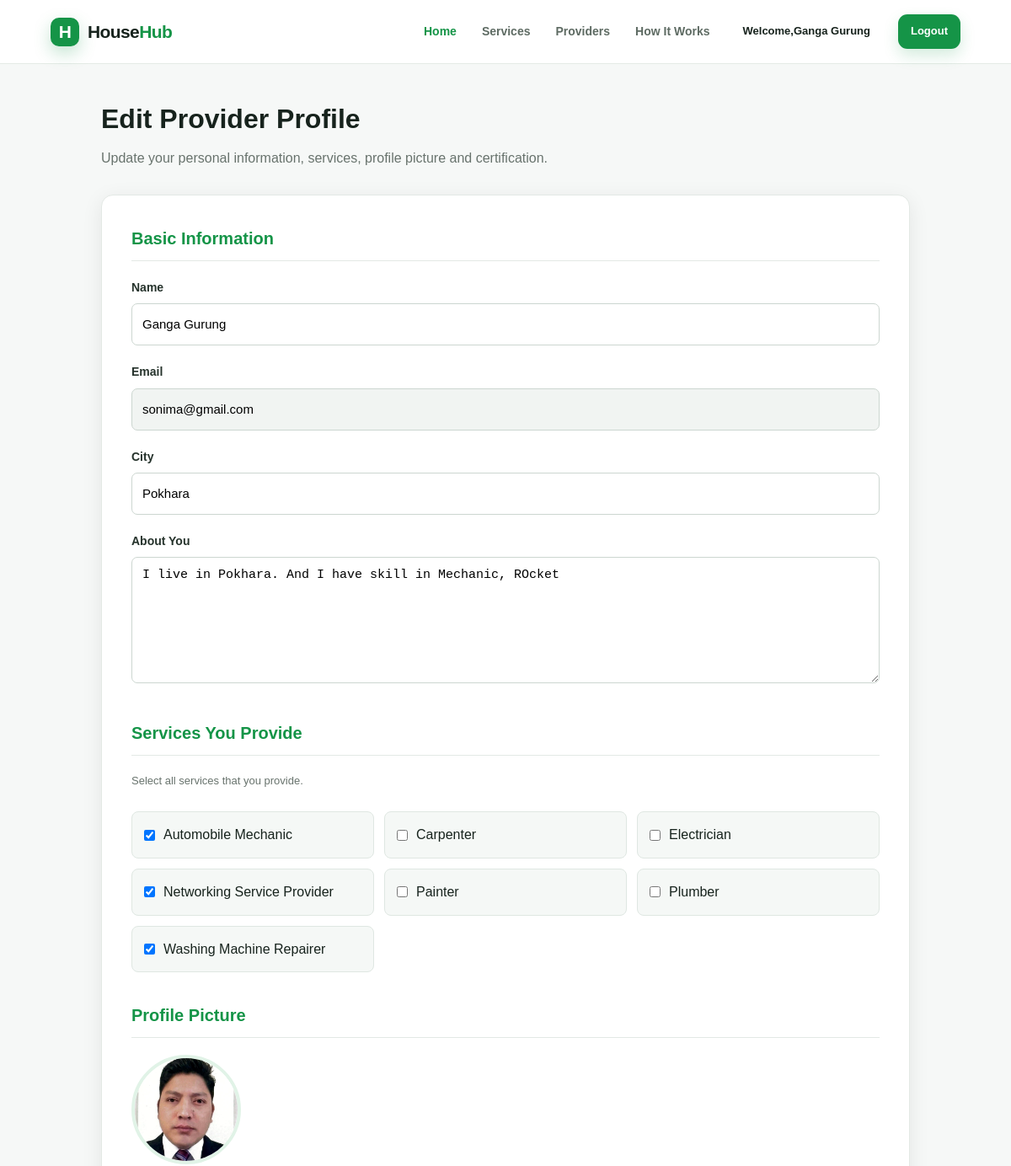
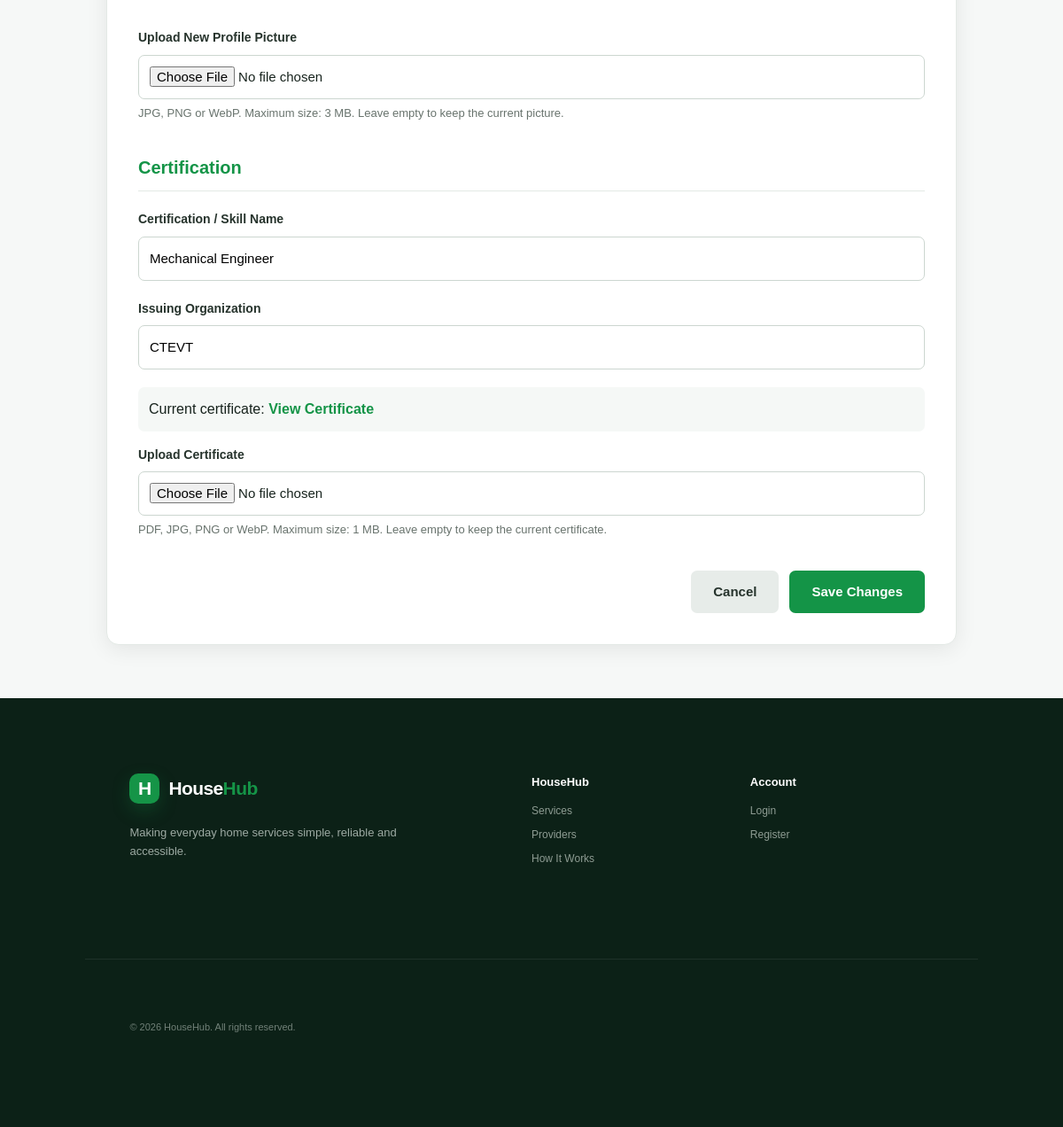
The app's page /provider-edit-profile.php (signed in) with its own data (2 pictures, top to bottom).
### tables this page shows
CREATE TABLE `provider_profile` (
  `id` int(11) NOT NULL,
  `provider_id` int(11) NOT NULL,
  `certification_name` varchar(500) NOT NULL,
  `certificate_file` varchar(1000) NOT NULL,
  `issuing_organization` varchar(500) NOT NULL,
  `profile-img` varchar(225) NOT NULL,
  `about` text NOT NULL
);

CREATE TABLE `user` (
  `id` int(11) NOT NULL,
  `name` varchar(500) NOT NULL,
  `email` varchar(100) NOT NULL,
  `password` varchar(225) NOT NULL,
  `country` varchar(100) NOT NULL,
  `gender` varchar(20) NOT NULL,
  `role` varchar(500) NOT NULL,
  `city` varchar(500) NOT NULL
);

CREATE TABLE `service_type` (
  `id` int(11) NOT NULL,
  `service_name` varchar(1000) NOT NULL
);

### provider-edit-profile.php (called while the page is built)
<?php
require __DIR__ . '/app/views/home/provider-edit-profile.php';
?>

### app/views/home/provider-edit-profile.php (the view, shortened to what this page needs)
<?php
require_once "connection.php";
$provider_id = (int) $_SESSION['user_id'];
$sql = "
    SELECT
        u.id,
        u.name,
        u.email,
        u.city,
        pp.id AS profile_id,
        pp.certification_name,
        pp.issuing_organization,
        pp.certificate_file,
        pp.`profile-img`,
        pp.about
    FROM `user` u
    LEFT JOIN provider_profile pp
        ON u.id = pp.provider_id
    WHERE u.id = ?
    AND u.role = 'provider'
    LIMIT 1
";
$stmt = mysqli_prepare($conn, $sql);
mysqli_stmt_bind_param(
    $stmt,
    "i",
    $provider_id
);
mysqli_stmt_execute($stmt);
$result = mysqli_stmt_get_result($stmt);
$provider = mysqli_fetch_assoc($result);
$selected_services = [];
$sql = "
    SELECT service_type_id
    FROM provider_services
    WHERE provider_id = ?
";
$stmt = mysqli_prepare($conn, $sql);
mysqli_stmt_bind_param(
    $stmt,
    "i",
    $provider_id
);
mysqli_stmt_execute($stmt);
$result = mysqli_stmt_get_result($stmt);
while ($row = mysqli_fetch_assoc($result)) {
    $selected_services[] =
        (int) $row['service_type_id'];
}
$sql = "
    SELECT
        id,
        service_name
    FROM service_type
    ORDER BY service_name ASC
";
$service_result = mysqli_query(
    $conn,
    $sql
);
?>
<main>
<div class="profile-container">
    <div class="profile-header">
        <h1>Edit Provider Profile</h1>
        <p>
            Update your personal information,
            services, profile picture and certification.
        </p>
    </div>
    <form action="UpdateController.php" method="POST" enctype="multipart/form-data" class="profile-form">
        <div class="form-section">
            <h2>Basic Information</h2>
            <div class="form-group">
                <label for="name"> Name</label>
                <input type="text" id="name" name="name" value="<?= htmlspecialchars($provider['name']) ?>"required>
            </div>
            <div class="form-group">
                <label for="email">Email</label>
                <input type="email" id="email" value="<?= htmlspecialchars($provider['email']) ?>" class="readonly" readonly>
            </div>
            <div class="form-group">
                <label for="city"> City</label>
                <input type="text" id="city" name="city" value="<?= htmlspecialchars($provider['city']) ?>">
            </div>
            <div class="form-group">
                <label for="about">About You</label>
                <textarea id="about" name="about" placeholder="Write about your experience, skills and services..."><?= htmlspecialchars($provider['about'] ?? '') ?></textarea>
            </div>
        </div>
        <div class="form-section">
            <h2>Services You Provide</h2>
            <p class="help-text"> Select all services that you provide.</p>
            <br>
            <div class="service-grid">
                <?php while ($service = mysqli_fetch_assoc($service_result)): ?>
                    <?php
                    $service_id = (int) $service['id'];
                    $checked = in_array($service_id, $selected_services,true);
                    ?>
                    <label class="service-option">
                        <input type="checkbox" name="service_types[]" value="<?= $service_id ?>"
                        <?= $checked ? 'checked' : '' ?>>
                        <span> <?= htmlspecialchars($service['service_name']) ?>
                        </span>
                    </label>
                <?php endwhile; ?>
            </div>
        </div>
        <div class="form-section">
            <h2>Profile Picture</h2>
            <?php if (!empty($provider['profile-img'])): ?>
                <div class="profile-preview">
                    <img src="uploads/providers/profile/<?= htmlspecialchars($provider['profile-img']) ?>" alt="Profile Picture">
                </div>
                <br>
            <?php endif; ?>
            <div class="form-group">
                <label for="profile_image">Upload New Profile Picture</label>
                <input type="file" id="profile_image" name="profile_image" accept="image/jpeg,image/png,image/webp">
                <p class="help-text">JPG, PNG or WebP. Maximum size: 3 MB. Leave empty to keep the current picture.</p>
            </div>
        </div>
        <div class="form-section">
            <h2>Certification</h2>
            <div class="form-group">
                <label for="certificate_name">Certification / Skill Name</label>
                <input type="text" id="certificate_name" name="certificate_name" value="<?= htmlspecialchars($provider['certification_name'] ?? '') ?>" placeholder="e.g. Electrical Training Certificate">
            </div>
            <div class="form-group">
                <label for="issuing_organization">Issuing Organization</label>
                <input type="text" id="issuing_organization" name="issuing_organization" value="<?= htmlspecialchars($provider['issuing_organization'] ?? '') ?>" placeholder="e.g. CTEVT">
            </div>
            <?php if (!empty($provider['certificate_file'])): ?>
                <div class="current-file">
                    Current certificate:
                    <a href="uploads/providers/certificates/<?= htmlspecialchars($provider['certificate_file']) ?>" target="_blank">View Certificate</a>
                </div>
            <?php endif; ?>
            <div class="form-group">
                <label for="certificate_file">Upload Certificate</label>
                <input type="file" id="certificate_file" name="certificate_file" accept=".pdf,image/jpeg,image/png,image/webp">
                <p class="help-text">PDF, JPG, PNG or WebP. Maximum size: 1 MB. Leave empty to keep the current certificate.</p>
            </div>
        </div>
        <div class="submit-area">
            <a href="dashboard-provider.php" class="cancel-btn">Cancel</a>
            <button type="submit" name="update_profile" class="save-btn">Save Changes</button>
        </div>
    </form>
</div>
</main>
<?php
require __DIR__ . '/../layouts/main.php';
?>

### public/assets/css/home.css (style rules this page uses)
* { margin: 0; padding: 0; box-sizing: border-box; }
:root { --green: #159447; --green-dark: #0d7135; --green-soft: #eaf8ef; --ink: #17231c; --muted: #65736b; --line: #e4ebe6; --white: #fff; --cream: #f8fbf9; --shadow: 0 18px 50px rgba(17, 54, 31, .10); }
html { scroll-behavior: smooth; }
body { font-family: Inter, ui-sans-serif, system-ui, -apple-system, BlinkMacSystemFont, "Segoe UI", sans-serif; color: var(--ink); background: var(--white); line-height: 1.6; }
a { color: inherit; text-decoration: none; }
button, input, select { font: inherit; }
.service-grid { display:grid; grid-template-columns:repeat(3,1fr); gap:16px; }
body { font-family: Arial, sans-serif; background: #f6f8f7; color: #17231d; }
.form-group { margin-bottom: 18px; }
.form-group label { display: block; margin-bottom: 7px; font-size: 14px; font-weight: 600; color: #26332c; }
.form-group input { width: 100%; box-sizing: border-box; padding: 12px; border: 1px solid #d5ddd8; border-radius: 7px; font-size: 14px; outline: none; }
.profile-container { max-width: 1000px; margin: 40px auto; padding: 0 20px; }
.profile-header { margin-bottom: 30px; }
.profile-header h1 { margin-bottom: 8px; }
.profile-header p { color: #68736d; }
.profile-form { background: #ffffff; padding: 35px; border-radius: 14px; box-shadow: 0 5px 25px rgba(0,0,0,0.08); border: 1px solid #e3e9e5; }
.form-section { margin-bottom: 35px; }
.form-section h2 { color: #149447; font-size: 20px; margin-bottom: 20px; padding-bottom: 10px; border-bottom: 1px solid #e3e9e5; }
.form-group { margin-bottom: 20px; }
.form-group label { display: block; font-weight: bold; margin-bottom: 8px; }
.form-group input, .form-group textarea { width: 100%; box-sizing: border-box; padding: 12px; border: 1px solid #ccd6d0; border-radius: 7px; font-size: 15px; }
.form-group textarea { min-height: 150px; resize: vertical; }
.readonly { background: #f1f4f2; }
.service-grid { display: grid; grid-template-columns: repeat(auto-fit, minmax(240px, 1fr)); gap: 12px; }
.service-option { display: flex; align-items: center; gap: 10px; padding: 14px; background: #f5f8f6; border: 1px solid #dfe7e2; border-radius: 8px; cursor: pointer; }
.service-option input { width: auto; }
.profile-preview img { width: 130px; height: 130px; object-fit: cover; border-radius: 50%; border: 4px solid #e1f3e7; }
.current-file { background: #f5f8f6; padding: 12px; border-radius: 7px; margin-bottom: 15px; }
.current-file a { color: #149447; font-weight: bold; text-decoration: none; }
.help-text { font-size: 13px; color: #68736d; margin-top: 6px; }
.submit-area { display: flex; justify-content: flex-end; gap: 12px; margin-top: 30px; }
.cancel-btn, .save-btn { padding: 12px 25px; border-radius: 7px; text-decoration: none; border: none; cursor: pointer; font-weight: bold; font-size: 15px; }
.cancel-btn { background: #e7ece9; color: #26332c; }
.save-btn { background: #149447; color: white; }

### records on screen
provider_profile: name "Ganga Gurung", provider.email "sonima@gmail.com", city "Pokhara", about "I live in Pokhara. And I have skill in Mechanic, ROcket", value (picture), certificate_name "Mechanical Engineer", issuing_organization "CTEVT"
service_type: id "☑", service_name "Automobile Mechanic"
service_type: service_name "Carpenter"
service_type: service_name "Electrician"
service_type: id "☑", service_name "Networking Service Provider"
service_type: service_name "Painter"
service_type: service_name "Plumber"
service_type: id "☑", service_name "Washing Machine Repairer"

### other values on screen
$user_name "Ganga Gurung"
